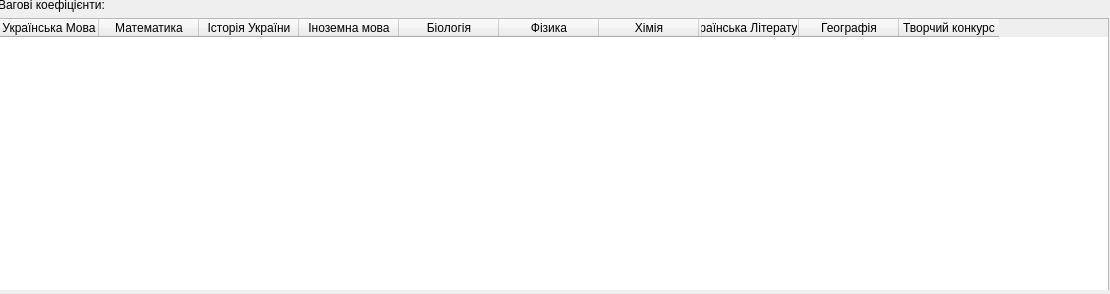
<?xml version="1.0" encoding="UTF-8"?>
<ui version="4.0">
 <class>Dialog</class>
 <widget class="QDialog" name="Dialog">
  <property name="geometry">
   <rect>
    <x>0</x>
    <y>0</y>
    <width>1110</width>
    <height>294</height>
   </rect>
  </property>
  <property name="windowTitle">
   <string>Dialog</string>
  </property>
  <widget class="QWidget" name="widget" native="true">
   <property name="geometry">
    <rect>
     <x>-1</x>
     <y>-1</y>
     <width>1111</width>
     <height>291</height>
    </rect>
   </property>
   <widget class="QWidget" name="gridLayoutWidget">
    <property name="geometry">
     <rect>
      <x>-1</x>
      <y>-1</y>
      <width>1111</width>
      <height>301</height>
     </rect>
    </property>
    <layout class="QGridLayout" name="gridLayout">
     <item row="0" column="0">
      <widget class="QLabel" name="label">
       <property name="text">
        <string>Вагові коефіцієнти:</string>
       </property>
      </widget>
     </item>
     <item row="1" column="0">
      <widget class="QTableWidget" name="tableWidget">
       <column>
        <property name="text">
         <string>Українська Мова</string>
        </property>
       </column>
       <column>
        <property name="text">
         <string>Математика</string>
        </property>
       </column>
       <column>
        <property name="text">
         <string>Історія України</string>
        </property>
       </column>
       <column>
        <property name="text">
         <string>Іноземна мова</string>
        </property>
       </column>
       <column>
        <property name="text">
         <string>Біологія</string>
        </property>
       </column>
       <column>
        <property name="text">
         <string>Фізика</string>
        </property>
       </column>
       <column>
        <property name="text">
         <string>Хімія</string>
        </property>
       </column>
       <column>
        <property name="text">
         <string>Українська Література</string>
        </property>
       </column>
       <column>
        <property name="text">
         <string>Географія</string>
        </property>
       </column>
       <column>
        <property name="text">
         <string>Творчий конкурс</string>
        </property>
       </column>
      </widget>
     </item>
    </layout>
   </widget>
  </widget>
 </widget>
 <resources/>
 <connections/>
</ui>
